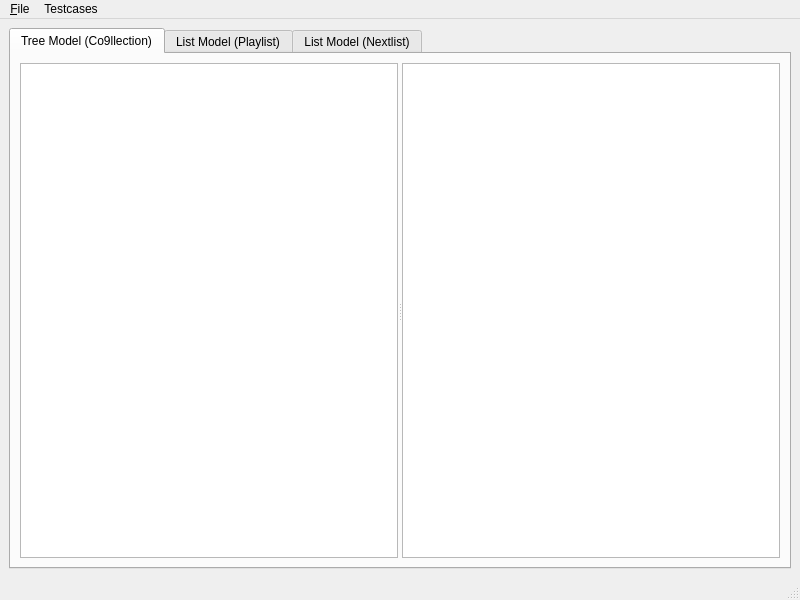
<?xml version="1.0" encoding="UTF-8"?>
<ui version="4.0">
 <class>MainWindow</class>
 <widget class="QMainWindow" name="MainWindow">
  <property name="geometry">
   <rect>
    <x>0</x>
    <y>0</y>
    <width>800</width>
    <height>600</height>
   </rect>
  </property>
  <property name="windowTitle">
   <string>MainWindow</string>
  </property>
  <widget class="QWidget" name="centralwidget">
   <layout class="QGridLayout" name="gridLayout_2">
    <item row="0" column="0">
     <widget class="QTabWidget" name="tabWidget">
      <property name="currentIndex">
       <number>0</number>
      </property>
      <widget class="QWidget" name="treeTab">
       <attribute name="title">
        <string>Tree Model (Co9llection)</string>
       </attribute>
       <layout class="QGridLayout" name="gridLayout">
        <item row="0" column="0">
         <widget class="QSplitter" name="splitter">
          <property name="orientation">
           <enum>Qt::Horizontal</enum>
          </property>
          <widget class="QTreeView" name="leftTreeView"/>
          <widget class="QTreeView" name="rightTreeView"/>
         </widget>
        </item>
       </layout>
      </widget>
      <widget class="QWidget" name="plTab">
       <attribute name="title">
        <string>List Model (Playlist)</string>
       </attribute>
       <layout class="QGridLayout" name="gridLayout_3">
        <item row="0" column="0">
         <widget class="QSplitter" name="splitter_2">
          <property name="orientation">
           <enum>Qt::Horizontal</enum>
          </property>
          <widget class="QListView" name="leftPlaylistView"/>
          <widget class="QListView" name="rightPlaylistView"/>
         </widget>
        </item>
       </layout>
      </widget>
      <widget class="QWidget" name="nlTab">
       <attribute name="title">
        <string>List Model (Nextlist)</string>
       </attribute>
       <layout class="QGridLayout" name="gridLayout_4">
        <item row="0" column="0">
         <widget class="QSplitter" name="splitter_3">
          <property name="orientation">
           <enum>Qt::Horizontal</enum>
          </property>
          <widget class="QListView" name="leftNextlistView"/>
          <widget class="QListView" name="rightNextlistView"/>
         </widget>
        </item>
       </layout>
      </widget>
     </widget>
    </item>
   </layout>
  </widget>
  <widget class="QMenuBar" name="menubar">
   <property name="geometry">
    <rect>
     <x>0</x>
     <y>0</y>
     <width>800</width>
     <height>21</height>
    </rect>
   </property>
   <widget class="QMenu" name="menu_File">
    <property name="title">
     <string>&amp;File</string>
    </property>
    <addaction name="action_Exit"/>
   </widget>
   <widget class="QMenu" name="menuTestcases">
    <property name="title">
     <string>Testcases</string>
    </property>
    <addaction name="actionPatch_collection"/>
    <addaction name="actionPatch_playlist"/>
    <addaction name="actionPatch_nextlist"/>
   </widget>
   <addaction name="menu_File"/>
   <addaction name="menuTestcases"/>
  </widget>
  <widget class="QStatusBar" name="statusbar"/>
  <action name="action_Exit">
   <property name="text">
    <string>&amp;Exit</string>
   </property>
   <property name="shortcut">
    <string>Ctrl+Q</string>
   </property>
  </action>
  <action name="actionPatch_collection">
   <property name="text">
    <string>patch Collection</string>
   </property>
   <property name="shortcut">
    <string>Ctrl+P</string>
   </property>
  </action>
  <action name="actionPatch_playlist">
   <property name="text">
    <string>patch playlist</string>
   </property>
  </action>
  <action name="actionPatch_nextlist">
   <property name="text">
    <string>patch nextlist</string>
   </property>
  </action>
 </widget>
 <resources/>
 <connections/>
</ui>
